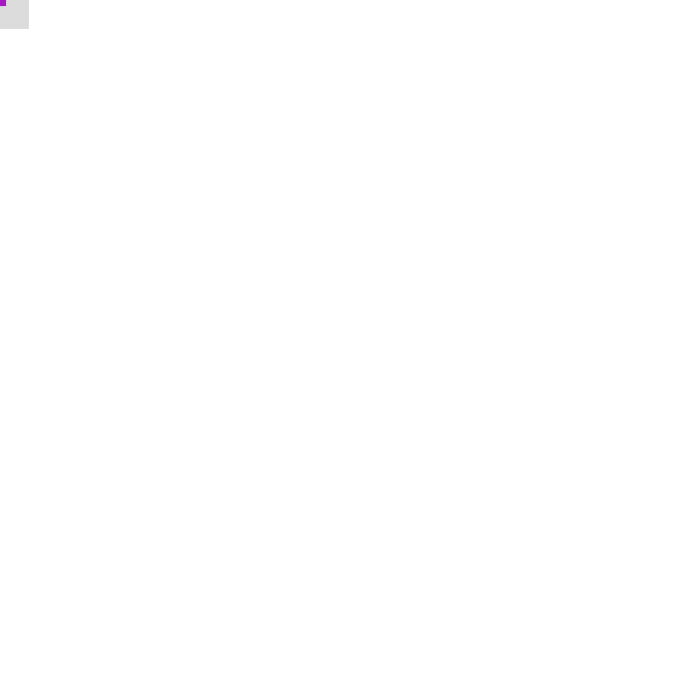
Frame 1 (no input)
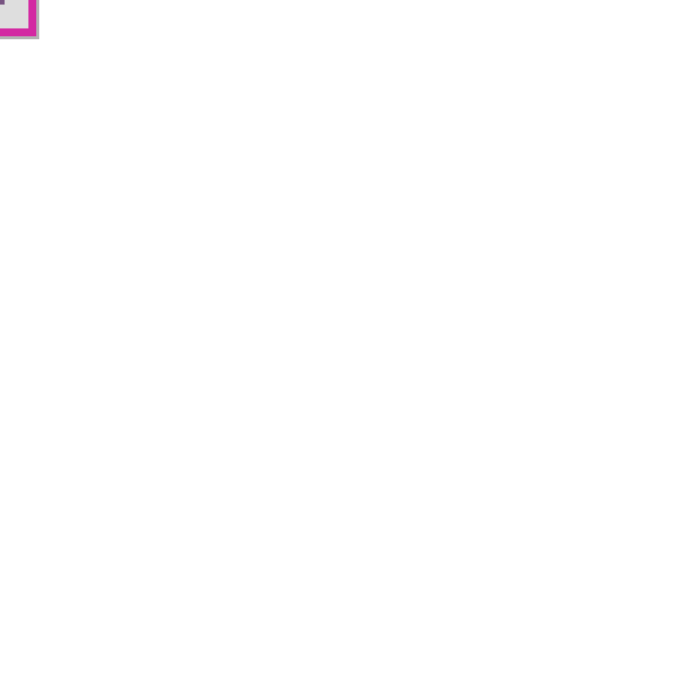
Frame 60 (the mouse pressed at the canvas centre just before this capture)
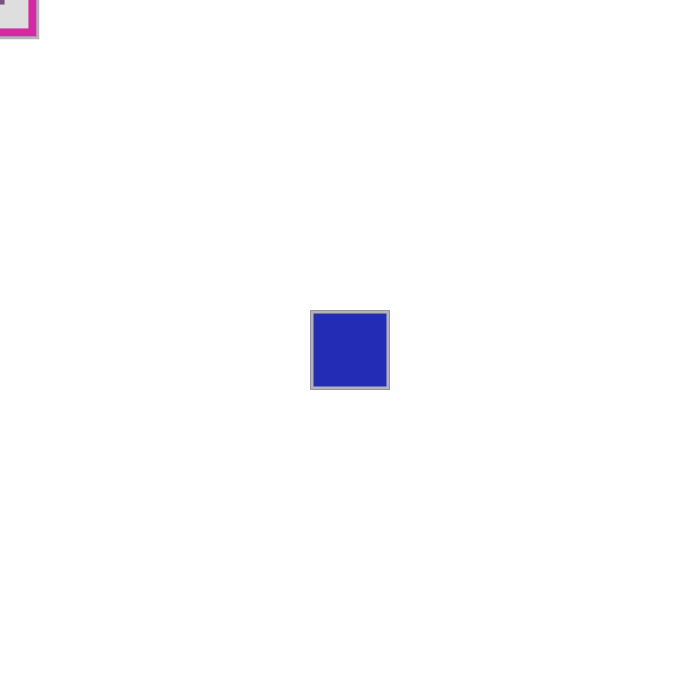
Frame 120 (the mouse held since frame 60 and released just before this capture)

The Processing sketch that drew these frames (run headless with seeded random() and noise(); from frame 60 on, the mouse is pressed at the canvas centre):

// Processing sketch: processing_87361
// ── processing_87361.pde

float r,g,b;
float l;

void setup() {
size(700,700);
background(255);
}
void draw() {
r=random(0,255);
g=random(100);
b=random(100,200);
l=random(20,80);
// Body
stroke(255-l);
strokeWeight(40-l/2);
fill(r,g,b);
rectMode(CENTER);
rect(mouseX,mouseY,l,l);
}
